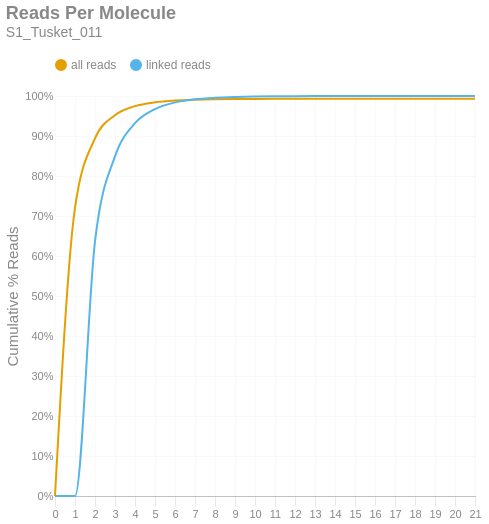

Notebook code for this chart:
### Markdown cell above
### Reads per Molecule
This chart shows the cumulative distribution of the number of reads per linked molecule. That is, how many alignments are associated with a unique molecule. This excludes the number of reads associated with invalid or absent linked-read barcodes. The `linked` histogram is the percentages recalculated when disregarding singletons.

### Code cell
if SKIPLR:
    print_html(f"Skipped")
else:
    counts = np.bincount(valids['reads'].cast(pl.Int64).to_numpy())
    weighted = counts * np.arange(len(counts))
    all_perc = weighted / n_reads
    linked_perc = weighted / n_linked_reads
    linked_perc[1] = 0
    binned_df = pl.DataFrame({
        'readsper': list(range(len(counts))),
        'all reads (cumsum)': np.cumsum(all_perc).tolist(),
        'linked reads (cumsum)': np.cumsum(linked_perc).tolist(),
    })

    with SafeRender(binned_df):
        (
            density_plot(binned_df, 'Reads Per Molecule', samplename, 'readspmol')
            .encode(
                x=alt.X('readsper:O', title=None).axis(labelAngle=0).scale(padding=0),
                y=alt.Y('value:Q', title='Cumulative % Reads').axis(format='%').stack(False),
                color=alt.Color("key:N").scale(domain=["all reads", "linked reads"]),
                tooltip=[
                    alt.Tooltip("key:N", title="Data Type"),
                    alt.Tooltip("readsper:O", title="Reads Per Molecule"),
                    alt.Tooltip("value:Q", format=".2%", title="% Reads (Cum.)")
                ]            
            )
        ).display()

### Figure 1 — Vega-Lite specification as saved in the notebook (floating-point values rounded to 4 significant figures)
{"width": "container", "height": 400, "config": {"title": {"anchor": "start", "dy": -15, "fontSize": 18, "color": "#888888", "subtitleColor": "#888888", "subtitleFontSize": 14}, "arc": {"fill": "#0072B2"}, "axis": {"domainColor": "#888888", "domainWidth": 0.5, "gridWidth": 0.2, "grid": false, "titleFontWeight": 400, "titleFontSize": 15, "labelFontSize": 11, "labelColor": "#888888", "tickColor": "#888888", "tickWidth": 0.2, "titleColor": "#888888"}, "axisBand": {"grid": false}, "axisX": {"grid": true, "tickSize": 10, "domainCap": "round"}, "axisY": {"domain": false, "grid": true, "tickSize": 0, "domainCap": "round"}, "background": "transparent", "header": {"labelFontSize": 15, "labelColor": "#888888", "titleFontSize": 15, "titleFontWeight": 600, "titleColor": "#888888"}, "legend": {"labelFont": "sans-serif", "labelFontSize": 12, "labelColor": "#888888", "symbolSize": 100, "symbolType": "circle", "titleFontSize": 12, "titlePadding": 10, "titleColor": "#888888", "title": null, "orient": "top"}, "range": {"category": ["#E69F00", "#56B4E9", "#009E73", "#F0E442", "#0072B2", "#D55E00", "#CC79A7", "#000000"], "diverging": ["#cfe8f3", "#a2d4ec", "#73bfe2", "#46abdb", "#1696d2", "#12719e"]}, "area": {"fill": "#0072B2", "fillOpacity": 0.7, "line": true, "strokeOpacity": 0.7}, "line": {"color": "#0072B2", "stroke": "#0072B2", "strokeWidth": 2}, "trail": {"color": "#0072B2", "stroke": "#0072B2", "strokeWidth": 0, "size": 1}, "point": {"filled": true, "fillOpacity": 1.0, "size": 95}, "text": {"color": "#888888", "fontSize": 11, "align": "right", "fontWeight": 400, "size": 11}, "bar": {"fill": "#0072B2", "stroke": null}, "view": {"stroke": null, "continuousWidth": 660, "continuousHeight": 400}}, "data": {"name": "data-564932e51ed21728b5f473f95a5ff0ea"}, "mark": {"type": "line", "interpolate": "monotone", "point": {"opacity": 0, "size": 275}}, "encoding": {"color": {"field": "key", "scale": {"domain": ["all reads", "linked reads"]}, "type": "nominal"}, "tooltip": [{"field": "key", "title": "Data Type", "type": "nominal"}, {"field": "readsper", "title": "Reads Per Molecule", "type": "ordinal"}, {"field": "value", "format": ".2%", "title": "% Reads (Cum.)", "type": "quantitative"}], "x": {"axis": {"labelAngle": 0}, "field": "readsper", "scale": {"padding": 0}, "title": null, "type": "ordinal"}, "y": {"axis": {"format": "%"}, "field": "value", "stack": false, "title": "Cumulative % Reads", "type": "quantitative"}}, "params": [{"name": "param_c36ac31b6afebe62", "select": {"type": "point", "fields": ["key"]}, "bind": "legend"}], "title": {"text": "Reads Per Molecule", "subtitle": "S1_Tusket_011"}, "transform": [{"fold": ["all reads (cumsum)", "linked reads (cumsum)"]}, {"calculate": "replace(datum.key, ' (cumsum)', '')", "as": "key"}, {"filter": {"param": "param_c36ac31b6afebe62"}}], "usermeta": {"embedOptions": {"downloadFileName": "S1_Tusket_011.readspmol"}}, "$schema": "https://vega.github.io/schema/vega-lite/v6.1.0.json", "datasets": {"data-564932e51ed21728b5f473f95a5ff0ea": [{"readsper": 0, "all reads (cumsum)": 0.0, "linked reads (cumsum)": 0.0}, {"readsper": 1, "all reads (cumsum)": 0.7204, "linked reads (cumsum)": 0.0}, {"readsper": 2, "all reads (cumsum)": 0.894, "linked reads (cumsum)": 0.6364}, {"readsper": 3, "all reads (cumsum)": 0.952, "linked reads (cumsum)": 0.849}, {"readsper": 4, "all reads (cumsum)": 0.9746, "linked reads (cumsum)": 0.932}, {"readsper": 5, "all reads (cumsum)": 0.9842, "linked reads (cumsum)": 0.9672}, {"readsper": 6, "all reads (cumsum)": 0.9888, "linked reads (cumsum)": 0.9841}, {"readsper": 7, "all reads (cumsum)": 0.9909, "linked reads (cumsum)": 0.9918}, {"readsper": 8, "all reads (cumsum)": 0.9919, "linked reads (cumsum)": 0.9955}, {"readsper": 9, "all reads (cumsum)": 0.9925, "linked reads (cumsum)": 0.9974}, {"readsper": 10, "all reads (cumsum)": 0.9928, "linked reads (cumsum)": 0.9985}, {"readsper": 11, "all reads (cumsum)": 0.9929, "linked reads (cumsum)": 0.9992}, {"readsper": 12, "all reads (cumsum)": 0.993, "linked reads (cumsum)": 0.9995}, {"readsper": 13, "all reads (cumsum)": 0.9931, "linked reads (cumsum)": 0.9997}, {"readsper": 14, "all reads (cumsum)": 0.9931, "linked reads (cumsum)": 0.9999}, {"readsper": 15, "all reads (cumsum)": 0.9931, "linked reads (cumsum)": 0.9999}, {"readsper": 16, "all reads (cumsum)": 0.9931, "linked reads (cumsum)": 1.0}, {"readsper": 17, "all reads (cumsum)": 0.9932, "linked reads (cumsum)": 1.0}, {"readsper": 18, "all reads (cumsum)": 0.9932, "linked reads (cumsum)": 1.0}, {"readsper": 19, "all reads (cumsum)": 0.9932, "linked reads (cumsum)": 1.0}, {"readsper": 20, "all reads (cumsum)": 0.9932, "linked reads (cumsum)": 1.0}, {"readsper": 21, "all reads (cumsum)": 0.9932, "linked reads (cumsum)": 1.0}]}}
